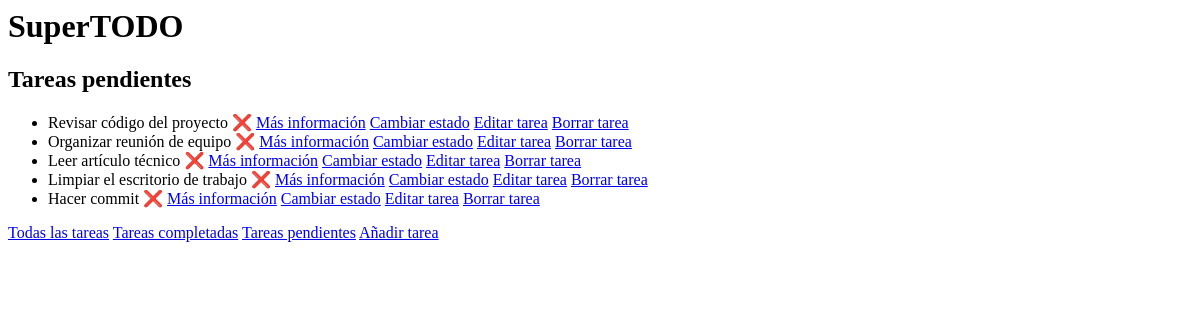
The page /tasks/pending/ on the database as committed earlier.
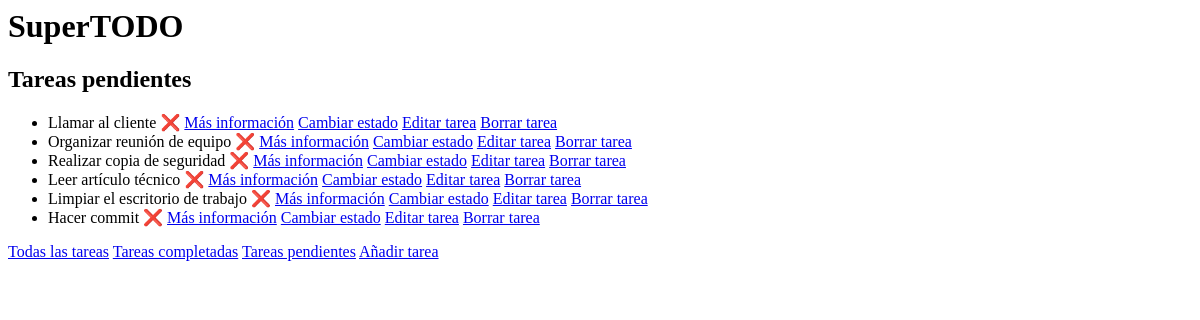
The same page on the database as committed later.
### tasks/models.py (models this page shows)
class Task(models.Model):
    name = models.CharField(max_length=128)
    description = models.TextField(blank=True)
    slug = models.SlugField(unique=True)
    completed = models.BooleanField(default=False)
    created_at = models.DateTimeField(auto_now_add=True)
    updated_at = models.DateTimeField(auto_now=True)

### tasks/views.py (the view)
# urls.py: path('pending/', views.task_list_pending, name='task-list-pending'),
def task_list_pending(request):
    tasks = Task.objects.filter(completed=False)
    return render(request, 'tasks/task/list_pending.html', {'tasks': tasks})

### tasks/templates/tasks/task/list_pending.html
{% block content%}
{% include "header.html" with subtitle="Tareas pendientes" %}
<ul>
  {% for task in tasks %}
  <li>{{task.name}}
    {% if task.completed %} ✅
    {% else %} ❌
    {% endif %}
    <a href="{% url 'tasks:task-detail' task.slug %}"> Más información</a>
    <a href="{% url 'tasks:toggle-task' task.slug %}"> Cambiar estado</a>
    <a href="{% url 'tasks:edit-task' task.slug %}">Editar tarea</a>
    <a href="{% url 'tasks:delete-task' task.slug %}">Borrar tarea</a>
  </li>
    {% empty %}
  <p>Nada que hacer. ¡Enhorabuena!</p>
  {% endfor %}
</ul>
{% include "links.html" %}
{% endblock %}

Rows that differ between the two databases and show on the page:
no longer on this page (row edited): Task: name "Revisar código del proyecto"
now on this page (row edited): Task: name "Llamar al cliente"
now on this page (row edited): Task: name "Realizar copia de seguridad"
